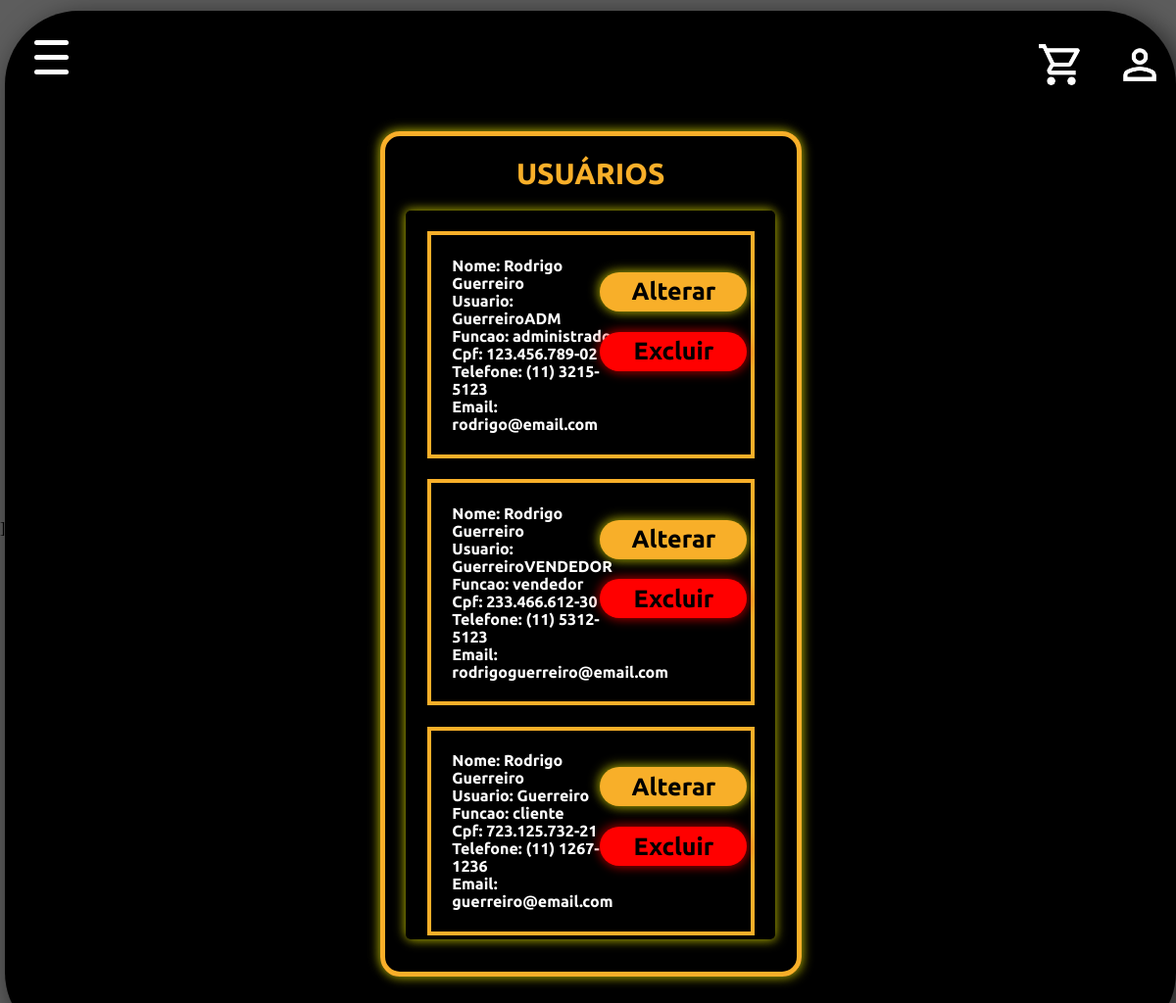
Screenshot of /PaginaInicial/phps/usuario.php with the database file from the repository.
### tables this page shows
create table usuario(
codigo int not null primary key auto_increment,
nome varchar(80),
cpf varchar(15),
email varchar(80) ,
telefone varchar(15),
funcao varchar(140), 
usuario varchar(30), 
senha varchar(15)
);

### PaginaInicial/phps/usuario.php (the view, shortened to what this page needs)
<!DOCTYPE html>
<html lang="en">
<head>
    <link rel="stylesheet" href="../css/estilo.css">
</head>
<body>
    <div class="borda">
        <div class="navbar">
            <nav class="menu">
                <div class="menu_lines">
                    <span></span>
                    <span></span>
                    <span></span>
                </div>
            </nav>
            <div class="perfillogo">
                <div class="tamanhor"></div>
                <div class="person"><a href="./carrinho.php"><img src="../imgs/carro.png" class="carimg"></a><a href="./perfil.php"><img src="../imgs/person.png" class="personimg"></a></div>
            </div>
        </div>
        <div>
            <div class="centroUsuario">
                <div class="bordaGeral2">
                    <div class="pedidos__Main2">
                        <div class="titlePedidos">
                            <h1 class="txtPedidos">USUÁRIOS</h1>
                        </div>
                        <div class="divisoriaPedidos">
                            <div class="TodosPedidos__Main2">
                                <?php
                                $conexao = new PDO("mysql:host=127.0.0.1;dbname=fastfood", "root", "");
                                $comandoSQL = $conexao->query("SELECT * FROM usuario");
                                while ($linhaBD = $comandoSQL->fetch()) {
                                ?>
                                    <div class="">
                                        <div class="pedidosFeitos2">
                                            <div class="usuarioCadastrado">
                                                <p class="txtPedidosFeitos">Nome: <span class=""><b><?php echo $linhaBD["nome"]; ?></b></span></p>
                                                <p class="txtPedidosFeitos">Usuario: <span class=""><b><?php echo $linhaBD["usuario"]; ?></b></span></p>
                                                <p class="txtPedidosFeitos">Funcao: <span class=""><b><?php echo $linhaBD["funcao"]; ?></b></span></p>
                                                <p class="txtPedidosFeitos">Cpf: <span class=""><b><?php echo $linhaBD["cpf"]; ?></b></span></p>
                                                <p class="txtPedidosFeitos">Telefone: <span class=""><b><?php echo $linhaBD["telefone"]; ?></b></span></p>
                                                <p class="txtPedidosFeitos">Email: <span class=""><b><?php echo $linhaBD["email"]; ?></b></span></p>
                                            </div>
                                            <div class="usuarioCadastradoBTN">
                                                <div class="botao1">
                                                    <form action="AlterarUsuario.php" method="post">
                                                        <button name="button" class=" CorAlterar" type="submit">Alterar</button>
                                                    </form>
                                                </div>
                                                <div class="botao2">
                                                    <form action="excluir.php" method="post">
                                                        <button name="button" class=" CorExcluir" type="submit">Excluir</button>
                                                    </form>
                                                </div>
                                            </div>
                                        </div>
                                    </div>
                                <?php
                                }
                                ?>
                            </div>
                        </div>
                    </div>
                </div>
            </div>
</body>
</html>

### PaginaInicial/css/estilo.css (style rules this page uses)
* { padding: 0; margin: 0; box-sizing: border-box; list-style: none; }
body { width: 100%; height: 100vh; background-color: rgba(0, 0, 0, 0.637); justify-content: center; align-items: center; display: flex; min-height: 100vh; height: auto; }
.borda { border: 0.7vh rgb(34, 32, 32); width: 203vh; height: auto; min-height: 98vh; border-radius: 7vh; box-shadow: 0.7vh 0.7vh 2.5vh 0.3vh #0000008a; background-color: black; }
.menu .menu_lines { position: fixed; z-index: 999; width: 35px; height: 35px; }
.menu .menu_lines span { display: block; width: 35px; height: 5px; margin-bottom: 10px; background-color: rgb(255, 255, 255); border-radius: 3px; transition: all ease.2s; }
.menu { margin-left: 30px; margin-top: 30px; }
.perfillogo { height: 50px; display: flex; }
.tamanhor { width: 80%; height: 50px; }
.person { width: 19%; height: 50px; display: flex; gap: 30px; justify-content: end; }
.personimg { width: 50px; height: 50px; }
.carimg { width: 50px; height: 50px; }
.bordaGeral2 { margin: 4vh; height: 80vh; width: 80%; display: flex; justify-content: center; align-items: center; }
.pedidos__Main2 { border: 5px #f8af29 solid; width: 45%; padding: 2vh; border-radius: 20px 20px 20px 20px; box-shadow: -2px -2px 11px #f8f80273, 2px 2px 11px #f8f80273; }
.titlePedidos { height: 3vh; display: flex; justify-content: center; align-items: center; margin-bottom: 2vh; }
.txtPedidos { font-size: 30px; font-weight: 700; font-family: "Ubuntu", sans-serif; color: #f8af29; }
.divisoriaPedidos { height: 70vh; display: flex; gap: 2%; }
.txtPedidosFeitos { font-weight: 700; font-family: "Ubuntu", sans-serif; }
.TodosPedidos__Main2 { border: 1px 0 0 0 #f8af29 solid; border-radius: 5px; height: 69vh; width: 100%; overflow-y: auto; box-shadow: -2px -2px 11px #f8f80273, 2px 2px 11px #f8f80273; }
.pedidosFeitos2 { border: #f8af29 4px solid; padding: 2vh; margin: 2vh; color: #ffffff; display: flex; }
.usuarioCadastrado { width: 60%; }
.usuarioCadastradoBTN { padding: 1vh; width: 40%; }
.centroUsuario { display: flex; justify-content: center; align-items: center; }
.botao1 { height: 50px; margin-bottom: 1vh; display: flex; justify-content: center; align-items: center; }
.botao2 { height: 50px; display: flex; justify-content: center; align-items: center; }
.CorAlterar { width: 150px; height: 40px; border-radius: 20px; border: none; background-color: #f8af29; font-size: 25px; font-weight: 700; font-family: "Ubuntu", sans-serif; color: #000000; box-shadow: -2px -2px 11px #f8f80273, 2px 2px 11px #f8f80273; }
.CorExcluir { width: 150px; height: 40px; border-radius: 20px; border: none; background-color: #ff0000; font-size: 25px; font-weight: 700; font-family: "Ubuntu", sans-serif; color: #000000; box-shadow: -2px -2px 11px #f8020273, 2px 2px 11px #f8020273; }

### rows the page displays
usuario: nome "Rodrigo Guerreiro", usuario "GuerreiroADM", funcao "administrador", cpf "123.456.789-02", telefone "(11) 3215-5123", email "rodrigo@email.com"
usuario: nome "Rodrigo Guerreiro", usuario "GuerreiroVENDEDOR", funcao "vendedor", cpf "233.466.612-30", telefone "(11) 5312-5123", email "rodrigoguerreiro@email.com"
usuario: nome "Rodrigo Guerreiro", usuario "Guerreiro", funcao "cliente", cpf "723.125.732-21", telefone "(11) 1267-1236", email "guerreiro@email.com"
